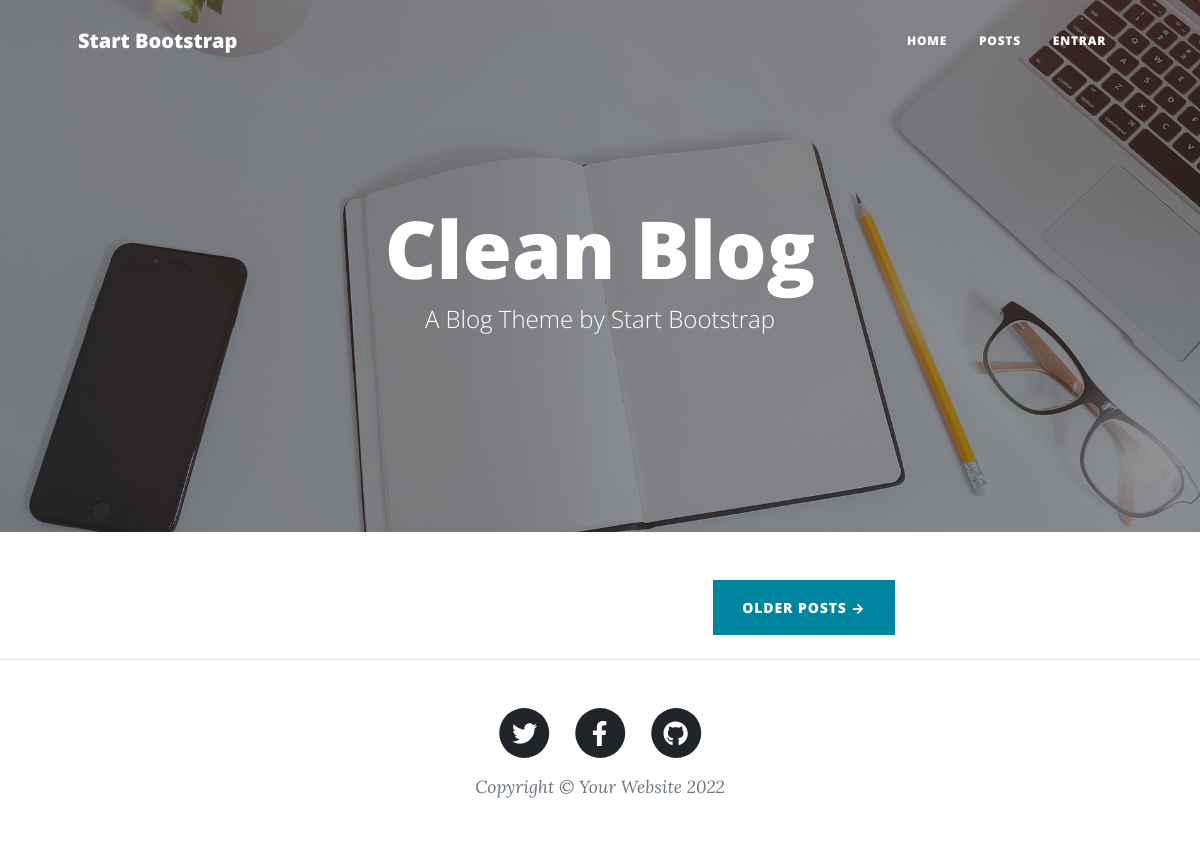
Page /posts on the earlier database version.
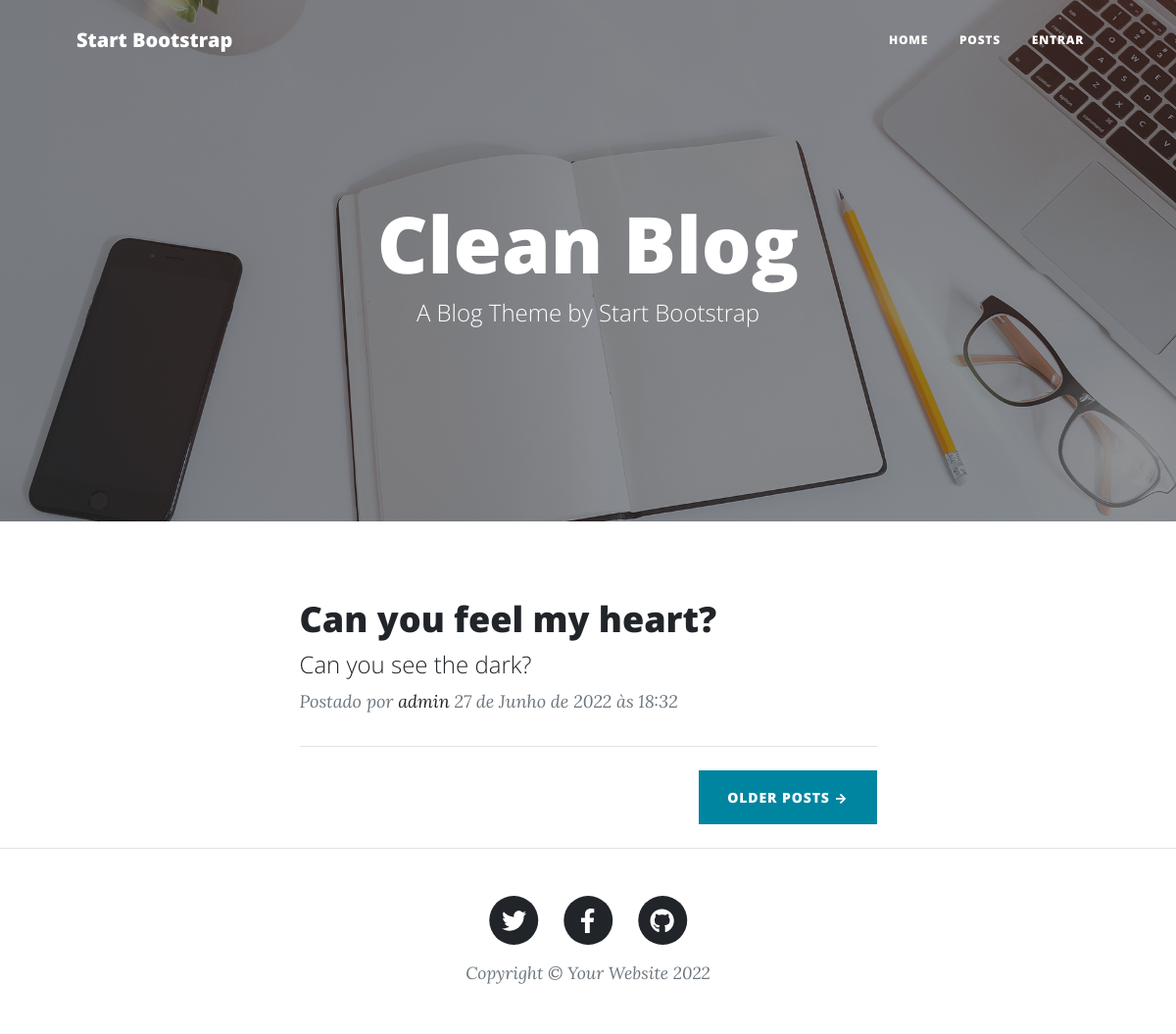
Same page on the later database version.
### app/models.py (models this page shows, shortened)
class Post(models.Model):
    STATUS      = (('publico', 'Público'), ('privado', 'Privado'))
    titulo      = models.CharField(max_length=100)
    subtitulo   = models.CharField(max_length=100)
    slug        = models.SlugField(max_length=100)
    descricao   = models.TextField()
    autor       = models.ForeignKey(User, on_delete=models.CASCADE)
    publicacao  = models.DateTimeField(default=timezone.now)
    atualizacao = models.DateTimeField(auto_now_add=True)
    status      = models.CharField(max_length=12, choices=STATUS, default='indisponível')
    def get_absolute_url(self):
        return reverse('postDetail', args=[self.slug])
    class Meta:
        ordering = ['publicacao']

### app/views.py (the view)
# urls.py: path('posts', views.PostListView.as_view(), name='postList'),
class PostListView(ListView):
    model = Post
    template_name = 'post/post-list.html'

### app/templates/post/post-list.html (shortened to what this page needs)
{% extends 'base.html' %}
{% load static %}
{% block header %}
    <header class="masthead" style="background-image: url({% static 'assets/img/home-bg.jpg' %})">
        <div class="container position-relative px-4 px-lg-5">
            <div class="row gx-4 gx-lg-5 justify-content-center">
                <div class="col-md-10 col-lg-8 col-xl-7">
                    <div class="site-heading">
                        <h1>Clean Blog</h1>
                        <span class="subheading">A Blog Theme by Start Bootstrap</span>
                    </div>
                </div>
            </div>
        </div>
    </header>
{% endblock header %}
{% block content %}
    <div class="post-preview">
        {% for post in object_list %}
            {% if post.status == 'publico' and post.autor.username != user.username %}
                <a href="{{post.get_absolute_url}}">
                    <h2 class="post-title">{{post.titulo}}</h2>
                    <h4 class="post-subtitle">{{post.subtitulo}}</h4>
                </a>
                <p class="post-meta">
                    Postado por
                    <a href="#!">{{post.autor}}</a>
                    {{post.publicacao}}
                </p>
                <hr class="my-4" />
            {% endif %}
        {% endfor %}
    </div>
    <div class="d-flex justify-content-end mb-4"><a class="btn btn-primary text-uppercase" href="#!">Older Posts →</a></div>
{% endblock content %}

Differences in the rows shown:
added Post: titulo "Can you feel my heart?", subtitulo "Can you see the dark?", autor "admin", publicacao "27 de Junho de 2022 às 18:32"
